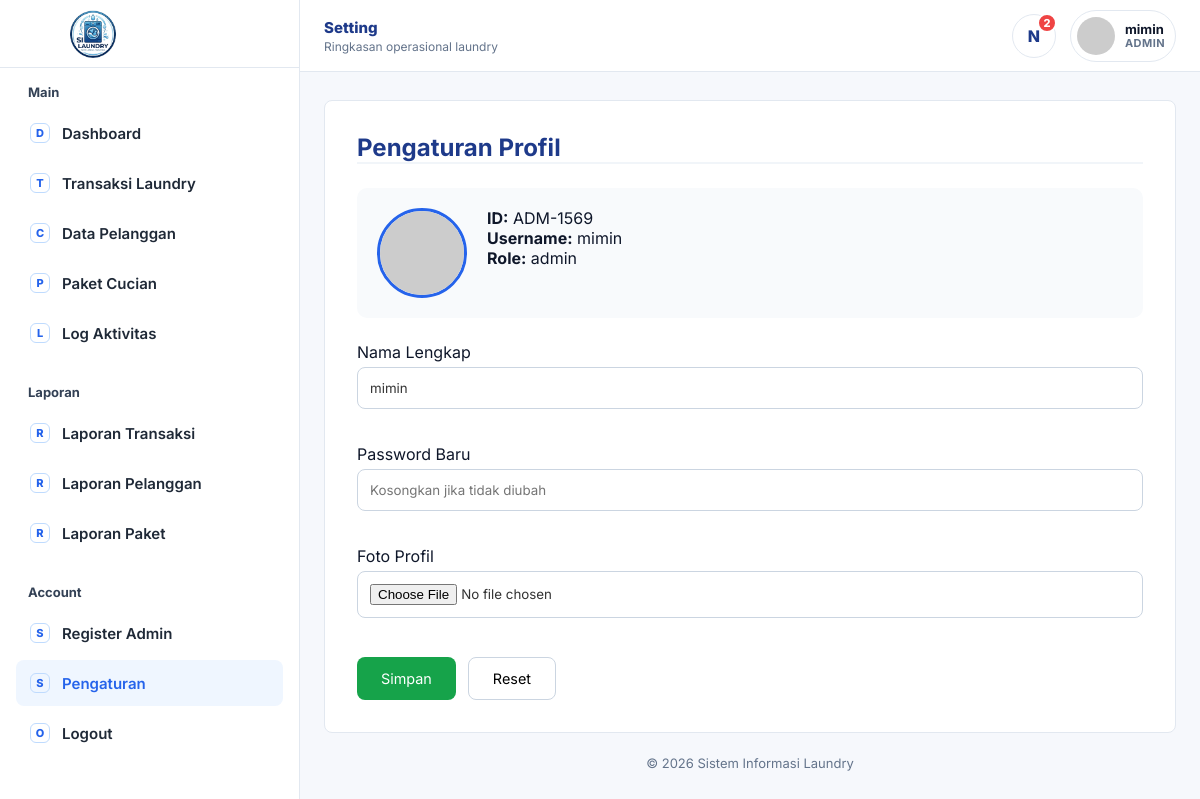
The app's page /index.php?page=setting (signed in) with its own data.
### tables this page shows
CREATE TABLE `tbl_user` (
  `id_user` varchar(50) NOT NULL,
  `nama_user` varchar(100) NOT NULL,
  `password` varchar(255) NOT NULL,
  `role` enum('admin','manager','staff','client') NOT NULL DEFAULT 'client',
  `nama` varchar(100) NOT NULL,
  `foto` varchar(255) DEFAULT NULL,
  `created_at` timestamp NOT NULL DEFAULT current_timestamp()
);

### index.php (called while the page is built, shortened)
<?php
require_once 'config/config.php';
require_once 'classes/Database.php';
require_once 'classes/Session.php';
$page = $_GET['page'];
switch ($page) {
    case 'setting':
        if (Session::get('role') === 'client') {
            include 'views/client/setting.php';
        } else {
            include 'views/setting/index.php';
        }
        break;
}
?>

### classes/Database.php (called while the page is built)
<?php
class Database {
    private static $instance = null;
    private $conn;
    private function __construct() {
        try {
            $this->conn = new PDO("mysql:host=".DB_HOST.";dbname=".DB_NAME, DB_USER, DB_PASS);
            $this->conn->setAttribute(PDO::ATTR_ERRMODE, PDO::ERRMODE_EXCEPTION);
        } catch(PDOException $e) {
            die("Koneksi gagal: " . $e->getMessage());
        }
    }
    public static function getInstance() {
        if (self::$instance == null) self::$instance = new Database();
        return self::$instance;
    }
    public function getConnection() {
        return $this->conn;
    }
}
?>

### classes/Session.php (called while the page is built, shortened)
<?php
class Session {
    public static function get($key) {
        return $_SESSION[$key] ?? null;
    }
}
?>

### classes/UserSetting.php (called while the page is built, shortened)
<?php
class UserSetting {
    private $db;
    public function __construct() {
        $this->db = Database::getInstance()->getConnection();
    }
    public function getUserById($id_user) {
        try {
            $stmt = $this->db->prepare("SELECT id_user, nama_user, nama, role, foto FROM tbl_user WHERE id_user = ?");
            $stmt->execute([$id_user]);
            return $stmt->fetch(PDO::FETCH_ASSOC);
        } catch (PDOException $e) {
            return false;
        }
    }
}
?>

### views/setting/index.php (the view, shortened to what this page needs)
<?php
$userSetting   = new UserSetting();
$id_user_aktif = Session::get('user_id');
$data_user = $userSetting->getUserById($id_user_aktif);
$data_user = is_array($data_user) ? $data_user : [];
if (!empty($data_user['foto'])) {
    $file_fisik = __DIR__ . '/../../assets/uploads/' . $data_user['foto'];
    if (file_exists($file_fisik)) {
        $foto_path = BASE_URL . 'assets/uploads/' . $data_user['foto'];
    } else {
        $foto_path = 'https://ui-avatars.com/api/?name=' .
            urlencode($data_user['nama'] ?? 'User') .
            '&background=2563eb&color=fff';
    }
} else {
    $foto_path = 'https://ui-avatars.com/api/?name=' .
        urlencode($data_user['nama'] ?? 'User') .
        '&background=2563eb&color=fff';
}
?>
<?php include __DIR__ . '/../layouts/sidebar.php'; ?>
<div class="fw-setting-container">
    <div class="fw-setting-card">
        <div class="fw-setting-header">
            <h2>Pengaturan Profil</h2>
        </div>
        <form method="POST" enctype="multipart/form-data">
            <div class="fw-profile-summary-row">
                <img src="<?= $foto_path; ?>" class="fw-avatar-preview">
                <div>
                    <p><strong>ID:</strong> <?= htmlspecialchars($data_user['id_user'] ?? '-'); ?></p>
                    <p><strong>Username:</strong> <?= htmlspecialchars($data_user['nama_user'] ?? '-'); ?></p>
                    <p><strong>Role:</strong> <?= htmlspecialchars($data_user['role'] ?? '-'); ?></p>
                </div>
            </div>
            <div class="fw-form-group">
                <label>Nama Lengkap</label>
                <input type="text" name="nama" class="fw-form-control"
                       value="<?= htmlspecialchars($data_user['nama'] ?? ''); ?>" required>
            </div>
            <div class="fw-form-group">
                <label>Password Baru</label>
                <input type="password" name="password_baru" class="fw-form-control"
                       placeholder="Kosongkan jika tidak diubah">
            </div>
            <div class="fw-form-group">
                <label>Foto Profil</label>
                <input type="file" name="foto_profil" class="fw-form-control">
            </div>
            <div class="fw-btn-container">
                <button type="submit" name="btn_simpan" class="fw-btn-submit">Simpan</button>
                <button type="reset" class="fw-btn-reset">Reset</button>
            </div>
        </form>
    </div>
</div>
<?php include __DIR__ . '/../layouts/footer.php'; ?>

### assets/css/style.css (style rules this page uses)
:root { --bg-body: #f0f2f5; --bg-card: #ffffff; --text-main: #2c3e50; --text-body: #333333; --text-muted: #7f8c8d; --border-color: #dddddd; --table-hover: #f5f5f5; --input-bg: #ffffff; --input-border: #dddddd; --header-bg: linear-gradient(135deg, #2c3e50, #1a2632); --sidebar-bg: #1e2a36; }
* { margin: 0; padding: 0; box-sizing: border-box; font-family: 'Segoe UI', Tahoma, Geneva, Verdana, sans-serif; }
body { background: var(--bg-body); color: var(--text-body); transition: background 0.3s, color 0.3s; }
.btn, button { display: inline-block; padding: 8px 16px; border-radius: 4px; border: none; cursor: pointer; font-size: 0.9rem; }
input, select, textarea { width: 100%; padding: 10px; margin: 5px 0 15px; background: var(--input-bg); color: var(--text-body); border: 1px solid var(--input-border); border-radius: 5px; }

### views/layouts/sidebar.php (style rules this page uses)
:root { --fw-primary: #2563eb; --fw-primary-dark: #1e3a8a; --fw-primary-soft: #eff6ff; --fw-shell-bg: #f6f8fc; --fw-panel: #ffffff; --fw-line: #e2e8f0; --fw-text: #0f172a; --fw-muted: #64748b; --fw-sidebar-width: 300px; --fw-topbar-height: 72px; }
body { margin: 0; background: var(--fw-shell-bg); color: var(--fw-text); font-family: 'Inter', system-ui, -apple-system, BlinkMacSystemFont, 'Segoe UI', sans-serif; }
.fw-main .fw-master-container, .fw-main .fw-setting-container { padding: 0 !important; background: transparent !important; min-height: auto !important; }
.fw-main .fw-master-card, .fw-main .fw-setting-card { border-radius: 8px !important; box-shadow: none !important; max-width: none !important; }

### views/setting/index.php (style rules this page uses)
.fw-setting-container { font-family: 'Inter', sans-serif; padding: 32px; background:#f8fafc; min-height:calc(100vh - 80px); }
.fw-setting-card { background:#fff; border-radius:12px; padding:32px; max-width:800px; margin:auto; border:1px solid #e2e8f0; }
.fw-setting-header { border-bottom:2px solid #f1f5f9; margin-bottom:24px; }
.fw-setting-header h2 { margin:0; color:#1e3a8a; }
.fw-profile-summary-row { display:flex; gap:20px; background:#f8fafc; padding:20px; border-radius:10px; margin-bottom:24px; }
.fw-avatar-preview { width:90px; height:90px; border-radius:50%; object-fit:cover; border:3px solid #2563eb; }
.fw-form-group { margin-bottom:20px; }
.fw-form-control { width:100%; padding:12px; border:1px solid #cbd5e1; border-radius:8px; }
.fw-btn-container { display:flex; gap:12px; margin-top:24px; }
.fw-btn-submit { background:#16a34a; color:#fff; padding:12px 24px; border:none; border-radius:8px; }
.fw-btn-reset { background:#fff; border:1px solid #cbd5e1; padding:12px 24px; border-radius:8px; }

### records on screen
tbl_user: id_user "ADM-1569", nama_user "mimin", role "admin", nama "mimin"

### other values on screen
$item['icon'] "D"
$item['label'] "Dashboard"
$item['icon'] "T"
$item['label'] "Transaksi Laundry"
$item['icon'] "C"
$item['label'] "Data Pelanggan"
$item['icon'] "P"
$item['label'] "Paket Cucian"
$item['icon'] "L"
$item['label'] "Log Aktivitas"
$item['icon'] "R"
$item['label'] "Laporan Transaksi"
$item['label'] "Laporan Pelanggan"
$item['label'] "Laporan Paket"
str_replace('_', ' ', $currentPage) "Setting"
